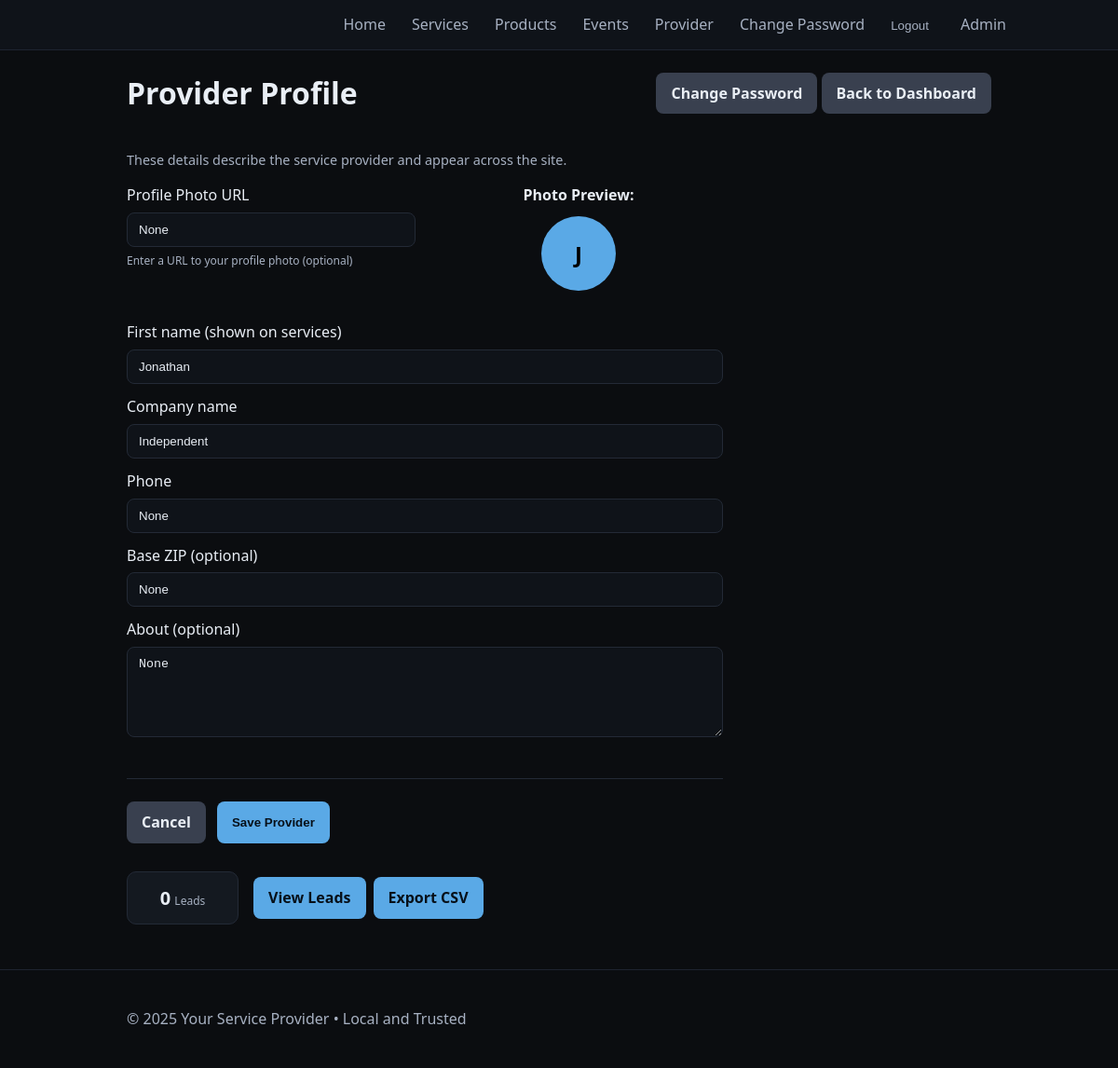
Screenshot of /provider/profile (signed in) with the database file from the repository.
### tables this page shows
CREATE TABLE providers (
              id INTEGER PRIMARY KEY AUTOINCREMENT,
              email TEXT UNIQUE NOT NULL,
              password_hash TEXT NOT NULL,
              first_name TEXT,
              business_name TEXT,
              phone TEXT,
              base_zip TEXT,
              address TEXT,
              about TEXT,
              profile_photo TEXT,
              active INTEGER NOT NULL DEFAULT 1,
              created_at TEXT NOT NULL
            );

### app.py (the view, shortened to what this page needs)
    @app.route("/provider/profile", methods=["GET", "POST"])
    @provider_required
    def provider_profile():
        current_provider_id = session.get('provider_id', 0)
        with closing(get_db()) as db:
            cur = db.cursor()
            if current_provider_id == 0:
                cur.execute("SELECT first_name, business_name, phone, base_zip, address, about, profile_photo FROM profile WHERE id = 1")
                row = cur.fetchone()
            else:
                cur.execute("SELECT first_name, business_name, phone, base_zip, address, about, profile_photo FROM providers WHERE id = ?", (current_provider_id,))
                row = cur.fetchone()
            cur.execute("SELECT COUNT(*) FROM leads WHERE provider_id = ?", (current_provider_id,))
            leads_count = cur.fetchone()[0]
        form = {
            "first_name": row["first_name"] if row else "",
            "business_name": row["business_name"] if row else "",
            "phone": row["phone"] if row else "",
            "base_zip": row["base_zip"] if row else "",
            "address": row["address"] if row else "",
            "about": row["about"] if row else "",
            "profile_photo": row["profile_photo"] if row else "",
        }
        return render_template("provider_profile.html", form=form, title="Provider Profile", leads_count=leads_count)

### app.py (called while the page is built)
def get_db():
    conn = sqlite3.connect(DB_PATH)
    conn.row_factory = sqlite3.Row
    return conn

### templates/provider_profile.html
{% extends "base.html" %}
{% block content %}
<div class="header-row">
  <h1>Provider Profile</h1>
  <div>
    <a class="btn secondary" href="{{ url_for('provider_change_password') }}">Change Password</a>
    <a class="btn secondary" href="{{ url_for('provider_dashboard') }}">Back to Dashboard</a>
  </div>
</div>
<p class="muted">These details describe the service provider and appear across the site.</p>
<form method="post" class="form">
  <div style="display: grid; grid-template-columns: 1fr 1fr; gap: 20px; margin-bottom: 20px;">
    <div>
      <label>Profile Photo URL
        <input name="profile_photo" value="{{ form.get('profile_photo','') }}" placeholder="https://example.com/photo.jpg">
        <small style="color: var(--muted); font-size: 12px;">Enter a URL to your profile photo (optional)</small>
      </label>
    </div>
    <div style="text-align: center;">
      <div style="margin-bottom: 10px;"><strong>Photo Preview:</strong></div>
      {% if form.get('profile_photo') and form.get('profile_photo').strip() %}
        <img src="{{ form.get('profile_photo') }}" alt="Profile Preview" style="width: 80px; height: 80px; border-radius: 50%; object-fit: cover; border: 2px solid var(--accent);">
      {% else %}
        <div style="width: 80px; height: 80px; border-radius: 50%; background: var(--accent); color: #000; display: flex; align-items: center; justify-content: center; font-size: 24px; font-weight: bold; margin: 0 auto;">{{ (form.get('first_name') or form.get('business_name') or 'T')[0]|upper }}</div>
      {% endif %}
    </div>
  </div>
  <label>First name (shown on services)
    <input name="first_name" value="{{ form.get('first_name','') }}" placeholder="e.g., Taime">
  </label>
  <label>Company name
    <input name="business_name" value="{{ form.get('business_name','') }}" placeholder="Independent">
  </label>
  <label>Phone
    <input name="phone" value="{{ form.get('phone','') }}" placeholder="(555) 123-4567">
  </label>
  <label>Base ZIP (optional)
    <input name="base_zip" value="{{ form.get('base_zip','') }}" pattern="\d{5}" maxlength="5" placeholder="e.g., 30301">
  </label>
  <label>About (optional)
    <textarea name="about" rows="5" placeholder="A short description about the provider.">{{ form.get('about','') }}</textarea>
  </label>
  <div class="form-actions">
    <a class="btn secondary" href="{{ url_for('provider_dashboard') }}">Cancel</a>
    <button class="btn" type="submit">Save Provider</button>
  </div>
</form>
<div class="stats" style="margin-top: 30px;">
  <div class="stat">
    <span class="num">{{ leads_count or 0 }}</span>
    <span class="label">Leads</span>
  </div>
  <div style="display:flex; gap:8px; align-items:center;">
    <a class="btn" href="{{ url_for('provider_leads') }}">View Leads</a>
    <a class="btn" href="{{ url_for('provider_leads_export_csv') }}">Export CSV</a>
  </div>
</div>
{% endblock %}

### static/styles.css (style rules this page uses)
:root { --bg: #0b0d10; --panel: #141920; --text: #e9eef5; --muted: #a7b1c2; --accent: #5aa9e6; --accent-2: #9cd3f7; --danger: #e35d6a; --ok: #65d6a7; --warn: #f5a623; }
* { box-sizing: border-box; }
body { margin: 0; font-family: system-ui, -apple-system, Segoe UI, Roboto, Arial, sans-serif; background: var(--bg); color: var(--text); line-height: 1.55; }
.btn { display: inline-block; padding: 10px 16px; background: var(--accent); color: #071019; border-radius: 8px; text-decoration: none; font-weight: 600; border: 0; cursor: pointer; }
.btn.secondary { background: #39404f; color: var(--text); }
.form { display: grid; gap: 12px; max-width: 640px; }
.form label { display: grid; gap: 6px; }
.form input, .form textarea, .form select { padding: 10px 12px; border-radius: 8px; background: #0f1319; color: var(--text); border: 1px solid #232a36; outline: none; }
.form-actions { display: flex; gap: 8px; margin-top: 8px; }
.header-row { display: flex; align-items: center; justify-content: space-between; gap: 12px; }
.muted { color: var(--muted); font-size: 0.9rem; }
.stats { display: flex; gap: 16px; margin: 8px 0 16px; }
.stat { background: var(--panel); border: 1px solid #232a36; border-radius: 10px; padding: 12px; min-width: 120px; text-align: center; }
.stat .num { font-size: 20px; font-weight: 700; }
.stat .label { color: var(--muted); font-size: 12px; }
.form-actions { display: flex; gap: 12px; margin-top: 32px; padding-top: 24px; border-top: 1px solid #232a36; }

### rows the page displays
providers: first_name "J", first_name "Jonathan", business_name "Independent"

### other values shown
{{ leads_count or 0 }} "0"
{{ profile.business_name or "Local Provider Services" }} "Your Service Provider"
